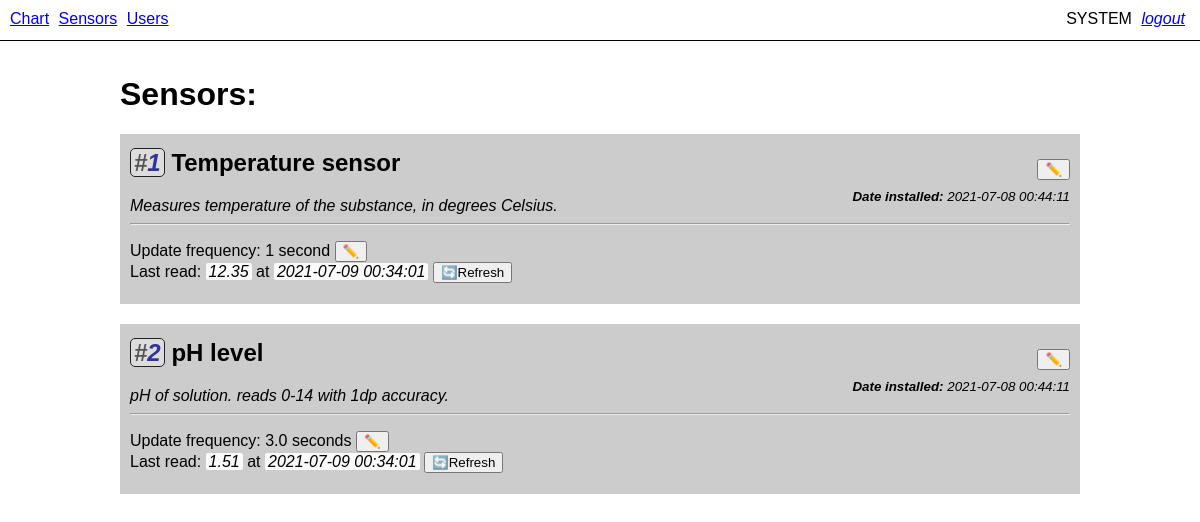
The page /sensors/ (signed in) on the database its author committed.
### tables this page shows
CREATE TABLE 'users' (
'id' INTEGER DEFAULT NULL PRIMARY KEY AUTOINCREMENT,
'username' TEXT DEFAULT NULL UNIQUE,
'password_hash' TEXT DEFAULT NULL
);

CREATE TABLE 'sensors' (
'id' INTEGER DEFAULT NULL PRIMARY KEY AUTOINCREMENT,
'name' TEXT DEFAULT 'New sensor',
'description' TEXT DEFAULT NULL,
'update_frequency' INTEGER DEFAULT 10, -- in deciseconds (*10ms)
'date_installed' INTEGER DEFAULT (strftime('%s','now'))
);

### admin/panels.py (the view)
@admin_bp.route('/sensors/')
@authenticate("MANAGE_SENSORS")
def sensor_control():
    sensors = list( map(list, get_all_sensors()) ) # get all sensors, as list of lists (not of tuples)
    print(sensors)
    for sensor in sensors:
        print(sensor[0])
        last_read_timestamp, last_value = get_recent_reading(sensor[0])
        sensor.append(last_value)
        sensor.append(last_read_timestamp)
    return render_template('sensors.html', sensors=sensors)

### api/logs.py (called while the page is built)
def get_recent_reading(sensor_id):
    with sqlite3.connect(DATABASE_PATH) as con:
        cur = con.cursor()
        cur.execute("SELECT datetime(timestamp, 'unixepoch', 'localtime'), value FROM log WHERE sensor = ? ORDER BY timestamp DESC LIMIT 1", [sensor_id])
        log = cur.fetchone()
    return log

### api/sensors.py (called while the page is built)
def get_all_sensors():
    with sqlite3.connect(DATABASE_PATH) as con:
        cur = con.cursor()
        cur.execute("SELECT id, name, description, datetime(date_installed, 'unixepoch', 'localtime') as date_installed, update_frequency FROM sensors")
        sensors = cur.fetchall()
    return sensors

### api/users.py (called while the page is built)
def get_username(userid):
    print(userid)
    with sqlite3.connect(DATABASE_PATH) as con:
        cur = con.cursor()
        cur.execute("SELECT username FROM users WHERE id = ?", [userid])
        name = cur.fetchone()
    return name[0]

### user/auth.py (called while the page is built)
def user_has_permissions(userID, permissionIDs, mode='all'):
    with sqlite3.connect(DATABASE_PATH) as con:
        cur = con.cursor()
        statement = "SELECT COUNT() FROM user_permissions WHERE user_id = ? AND permission_id IN ("+("?,"*len(permissionIDs))[:-1]+")"
        cur.execute(statement, [userID]+permissionIDs)
        result = cur.fetchone()[0]
        if mode == 'any':
            return result > 0
        if mode == 'all':
            return result == len(permissionIDs)

def has_perms(userID, permission_names, mode='all'):
    if type(permission_names)==str: permission_names = [permission_names]
    permissionIDs = [get_permissionid(permission_name) if type(permission_name)==str else permission_name for permission_name in permission_names]
    with sqlite3.connect(DATABASE_PATH) as con:
        cur = con.cursor()
        statement = "SELECT COUNT() FROM user_permissions WHERE user_id = ? AND permission_id IN ("+("?,"*len(permissionIDs))[:-1]+")"
        cur.execute(statement, [userID]+permissionIDs)
        result = cur.fetchone()[0]
        if mode == 'any':
            return result > 0
        if mode == 'all':
            return result == len(permissionIDs)

def get_permissionid(permission_name):
    with sqlite3.connect(DATABASE_PATH) as con:
        cur = con.cursor()
        cur.execute("SELECT id FROM permissions WHERE permission_name = ?", [permission_name])
        id = cur.fetchone()
    return id[0]

### admin/templates/sensors.html (shortened to what this page needs)
{% extends 'layout.html' %}
{% block body %}
<h1>Sensors:</h1>
{% for id, name, description, timestamp, update_frequency, last_value, last_timestamp in sensors %}
<div class="sensor">
    <div>
        <button class="editbutton" onclick="editMetadata(this)">✏️</button>
        <h2>
            <span class="id_indicator">
                <span class="hashtag">#</span>{{id}}</span>
            <span class="name">{{name}}</span>
        </h2>
        <div class="installdate">
            <i><small>
                <b>Date installed:</b>
                <span class="timestamp">{{timestamp}}</span>
            </small></i>
        </div>
        <em>{{description}}</em>
    </div>
    <hr>
    <p>
        <div>
            Update frequency: <span class="text_{{id}}"></span>
            <button onclick="editFreq(this)">✏️</button>
            <br>
            <div id="latest_{{id}}">
                Last read:
                <span class="variable">{{last_value}}</span>
                at
                <span class="variable">{{last_timestamp}}</span>
                <button onclick="refresh(this)">🔄Refresh</button>
            </div>
        </div>
    </p>
</div>
{% endfor %}
{% endblock %}

### templates/layout.html (shortened to what this page needs)
<!DOCTYPE HTML>
<html lang="en">
  <head>
  </head>
  <body>
    <nav>
      <div>
        <ul>
          {%if 'userid' in session and session['userid']|has_permission("VIEW_LOGS")%}<li><a href="/chart/">Chart</a></li>{%endif%}
          {%if 'userid' in session and session['userid']|has_permission("MANAGE_SENSORS")%}<li><a href="/sensors/">Sensors</a></li>{%endif%}
          {%if 'userid' in session%}<li><a href="/users/">Users</a></li>{%endif%}
        </ul>
      </div>
      <div class="user_fields">
        <ul>
          {%if 'userid' in session%}<li>{{session['userid']|get_username}}</li>
          {%else%}<li><em>guest</em></li>{%endif%}
          {%if 'userid' in session%}<li><em><a href="/logout/">logout</a></em></li>{%endif%}
        </ul>
      </div>
    </nav>
    <br><br>
    <main>
    {% block body %}
    {% endblock %}
    </main>
  </body>
</html>

### templates/layout.html (style rules this page uses)
body { margin: 0; font-family: Helvetica, Calibri, Arial, sans-serif; }
nav { width: 100%; height: 40px; position: fixed; top: 0; background-color: white; border-bottom: black 1px solid; }
nav .user_fields { display:block; float:right; margin-left: auto; }
nav div { padding: 10px; float: left; }
nav ul { list-style: none; margin: 0; padding: 0; display: inline; }
nav li { display: inline-block; margin-right: 5px; }
nav .user_fields li { margin: 0 5px 0 0; }
main { margin: 10px; }

### admin/templates/sensors.html (style rules this page uses)
main { margin: 5vh 10%; }
.sensor { background-color: #ccc; padding: 5px 10px; margin-bottom: 20px; }
.sensor .id_indicator { font-style: oblique; color: #339; border: 1px solid #222; border-radius: 5px; padding: 0px 3px; background-color: #ddd; }
.id_indicator .hashtag { color: #555; }
.sensor h2 { margin-top:10px; }
.installdate { float:right; margin-top:-10px; }
.editbutton { float:right; margin-top: 10px; }
.variable { font-style: italic; border-radius: 2px; padding: 0px 3px; background-color: #fafafa; }

### rows shown on the page
users: userid|get_username "SYSTEM"
sensors: id "1", name "Temperature sensor", timestamp "2021-07-08 00:44:11", description "Measures temperature of the substance, in degrees Celsius.", last_value "12.35", last_timestamp "2021-07-09 00:34:01"
sensors: id "2", name "pH level", timestamp "2021-07-08 00:44:11", description "pH of solution. reads 0-14 with 1dp accuracy.", last_value "1.51", last_timestamp "2021-07-09 00:34:01"
